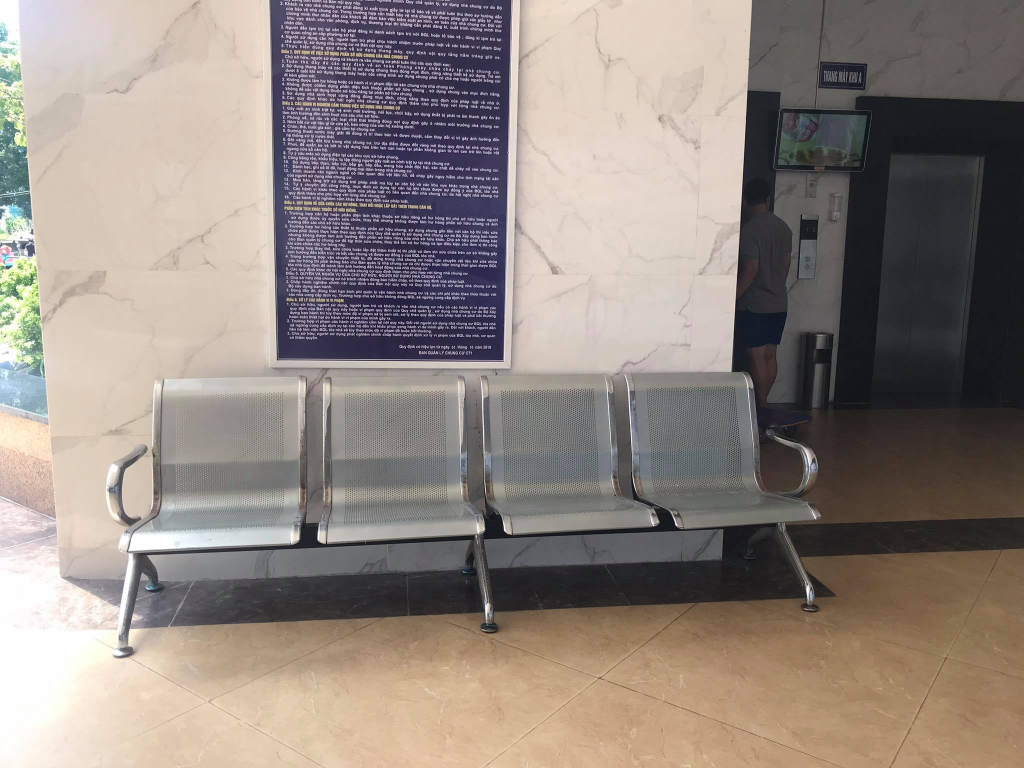
#> input picture images/coach/1.jpg, 2048 x 1536 px (shown at 1/2 size)
$ python akaze.py
#> lines starting #> are read from the running program, lines starting #| are printed output that depends on the picture
from __future__ import print_function
import cv2 as cv
import numpy as np
import argparse
from math import sqrt


# [8 lines of commented-out code are left out]

img1 = cv.imread(filename= '../images/coach/1.jpg',flags= cv.IMREAD_GRAYSCALE)
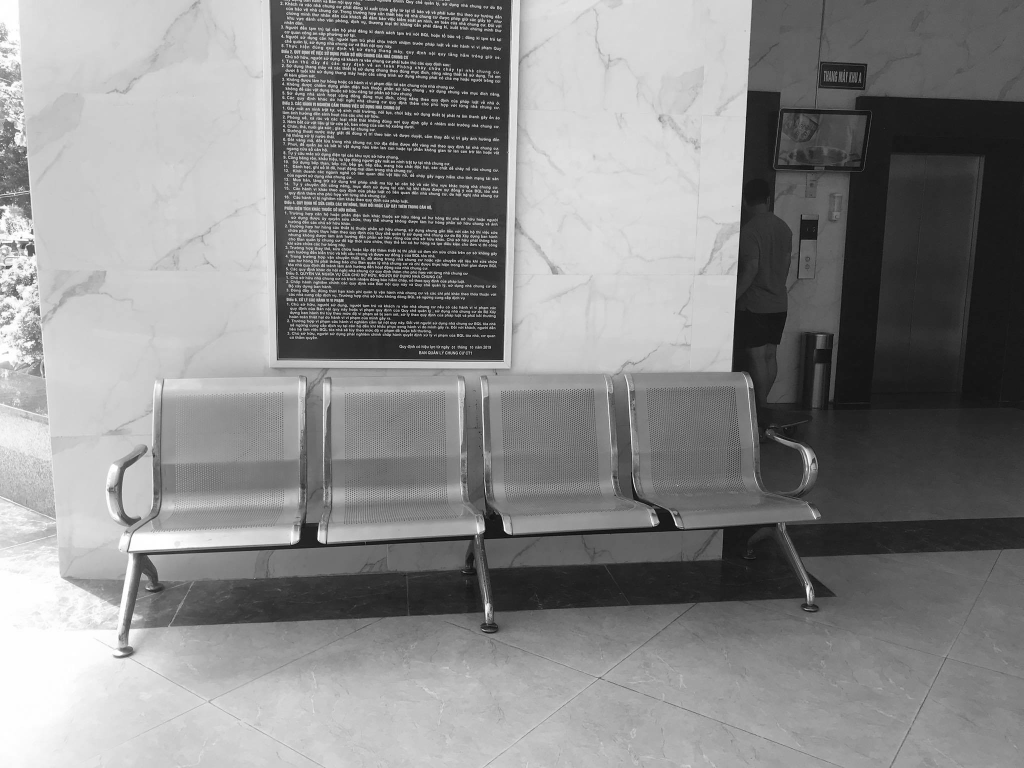
#> img1: shape (1536, 2048) (shown at 1/2 size); min 0, max 255, mean 136.2
img2 = cv.imread(filename= '../images/coach/2.jpg',flags= cv.IMREAD_GRAYSCALE)
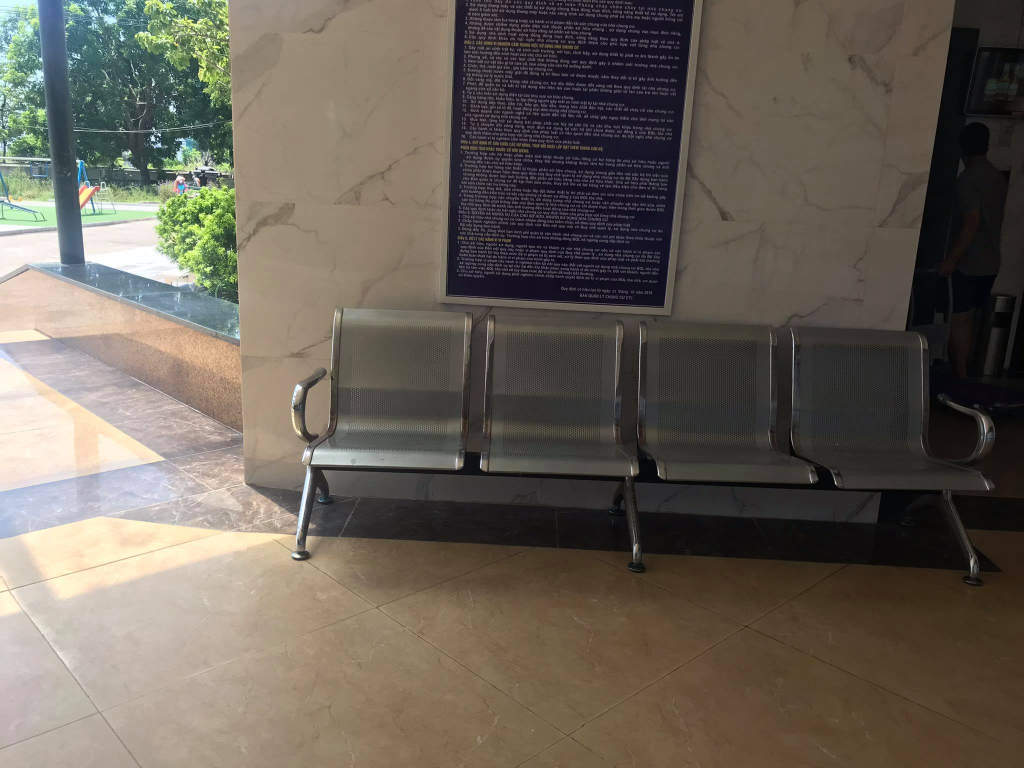
#> input picture images/coach/2.jpg, 2048 x 1536 px (shown at 1/2 size)
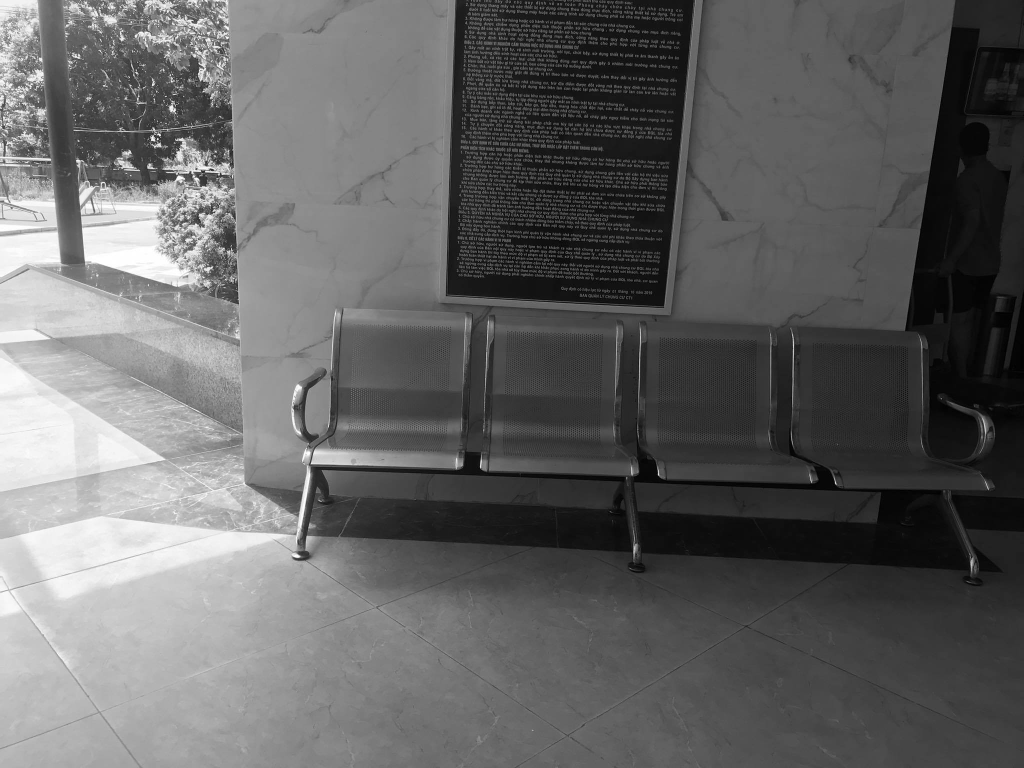
#> img2: shape (1536, 2048) (shown at 1/2 size); min 0, max 255, mean 99

# [12 lines of commented-out code are left out]


if img1 is None or img2 is None:
    print('Could not open or find the images!')
    exit(0)

# fs = cv.FileStorage(cv.samples.findFile(args.homography), cv.FILE_STORAGE_READ)
# homography = fs.getFirstTopLevelNode().mat()

homography =np.identity(3)

akaze = cv.AKAZE_create()
kpts1, desc1 = akaze.detectAndCompute(img1, None)
#> kpts1 = 6973 keypoints; strongest (x, y, size): (587, 1075, 16.1), (644, 1073, 16.1), (957, 1056, 16.1), (583, 1070, 22.8)
kpts2, desc2 = akaze.detectAndCompute(img2, None)
#> kpts2 = 4139 keypoints; strongest (x, y, size): (305, 276, 8.1), (305, 277, 5.7), (299, 332, 8.1), (343, 218, 11.4)
matcher = cv.DescriptorMatcher_create(cv.DescriptorMatcher_BRUTEFORCE_HAMMING)
nn_matches = matcher.knnMatch(desc1, desc2, 2)
#> nn_matches = 6973 matches
matched1 = []
matched2 = []
nn_match_ratio = 0.8 # Nearest neighbor matching ratio
for m, n in nn_matches:
    if m.distance < nn_match_ratio * n.distance:
        matched1.append(kpts1[m.queryIdx])
        matched2.append(kpts2[m.trainIdx])
#> after the loop, matched1 = 1481 keypoints; strongest (x, y, size): (587, 1075, 16.1), (641, 1076, 11.4), (285, 1118, 22.8), (1307, 1043, 11.4); matched2 = 1481 keypoints; strongest (x, y, size): (597, 776, 11.4), (610, 1111, 16.1), (597, 775, 8.1), (594, 1112, 5.7)
inliers1 = []
inliers2 = []
good_matches = []
inlier_threshold = 2.5 # Distance threshold to identify inliers with homography check
for i, m in enumerate(matched1):
    col = np.ones((3,1), dtype=np.float64)
    col[0:2,0] = m.pt
    col = np.dot(homography, col)
    col /= col[2,0]
    dist = sqrt(pow(col[0,0] - matched2[i].pt[0], 2) +\
                pow(col[1,0] - matched2[i].pt[1], 2))
    if dist < inlier_threshold:
        good_matches.append(cv.DMatch(len(inliers1), len(inliers2), 0))
        inliers1.append(matched1[i])
        inliers2.append(matched2[i])
#> this loop made 1481 passes
#> (m, col, dist) on passes 1 to 3: (keypoint at (783.1, 38), size 4.8, [783.1, 38.03, 1], 359.9), (keypoint at (719.2, 40.1), size 4.8, [719.2, 40.12, 1], 534.7), (keypoint at (571, 44.9), size 4.8, [571, 44.91, 1], 451.4)
#> after the loop, good_matches = []; inliers1 = []; inliers2 = []
res = np.empty((max(img1.shape[0], img2.shape[0]), img1.shape[1]+img2.shape[1], 3), dtype=np.uint8)
cv.drawMatches(img1, inliers1, img2, inliers2, good_matches, res)
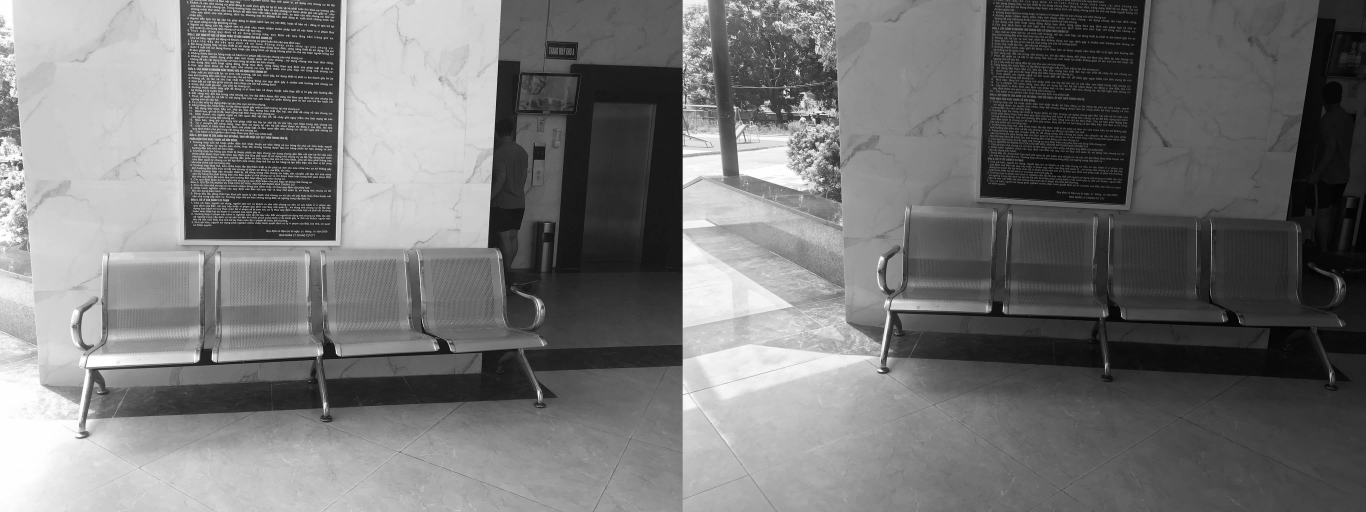
#> res: shape (1536, 4096, 3) (shown at 1/3 size); min 0, max 255, mean 117.6
cv.imwrite("akaze_result.png", res)
inlier_ratio = len(inliers1) / float(len(matched1))
#> inlier_ratio = 0
print('A-KAZE Matching Results')
print('*******************************')
print('# Keypoints 1:                        \t', len(kpts1))
#| # Keypoints 1:                        	 6973
print('# Keypoints 2:                        \t', len(kpts2))
#| # Keypoints 2:                        	 4139
print('# Matches:                            \t', len(matched1))
#| # Matches:                            	 1481
print('# Inliers:                            \t', len(inliers1))
#| # Inliers:                            	 0
print('# Inliers Ratio:                      \t', inlier_ratio)
#| # Inliers Ratio:                      	 0.0
cv.imshow('result', res)
cv.waitKey()
